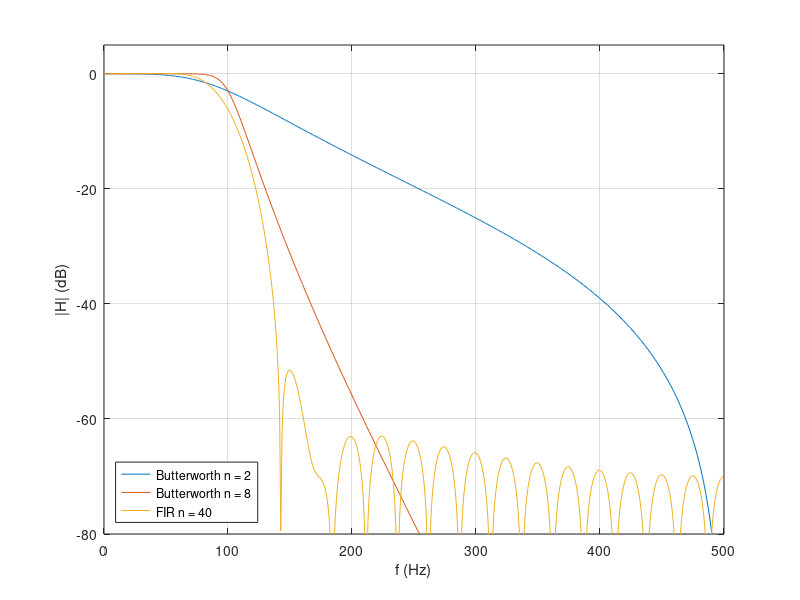

Here is the MATLAB script that generated this plot:
% Day 097 · Signal Processing 2: Designing and Applying Filters — Frequency responses of different designs
% Run: open this file in MATLAB and press Run (or type example_3 in the Command Window)

% Needs: Signal Processing Toolbox
fs = 1000; fc = 100;
[b1, a1] = butter(2, fc/(fs/2));
[b2, a2] = butter(8, fc/(fs/2));
b3 = fir1(40, fc/(fs/2));
[H1, f] = freqz(b1, a1, 512, fs);
H2 = freqz(b2, a2, 512, fs);
H3 = freqz(b3, 1, 512, fs);
plot(f, 20*log10(abs([H1 H2 H3]))); grid on
ylim([-80 5]); xlabel('f (Hz)'); ylabel('|H| (dB)')
legend('Butterworth n = 2', 'Butterworth n = 8', 'FIR n = 40', 'Location', 'southwest')
[~, k] = min(abs(f - 200));
fprintf('Attenuation at 200 Hz: n=2 %.1f dB, n=8 %.1f dB, FIR %.1f dB\n', 20*log10(abs([H1(k) H2(k) H3(k)])));
